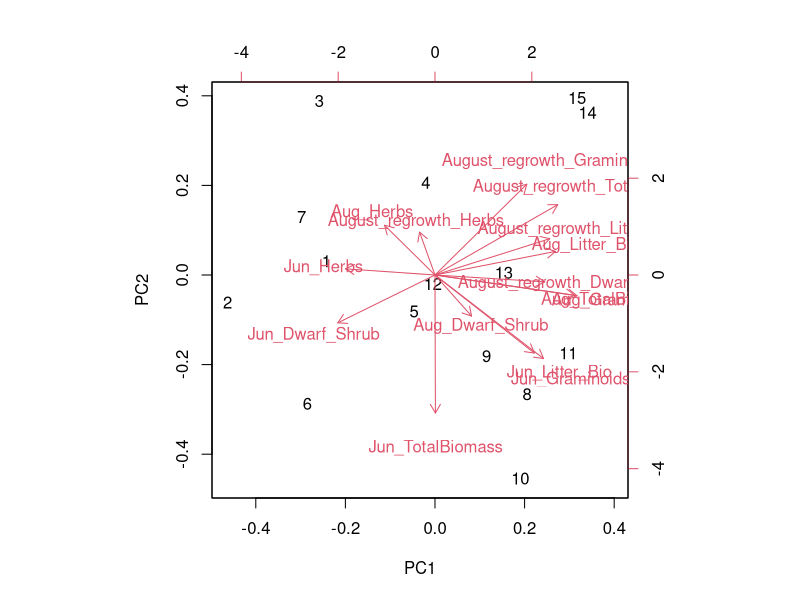
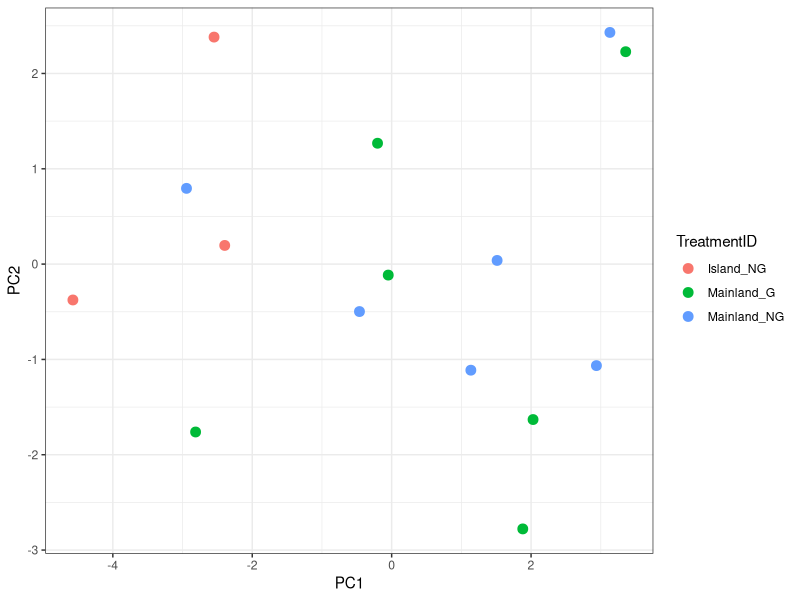
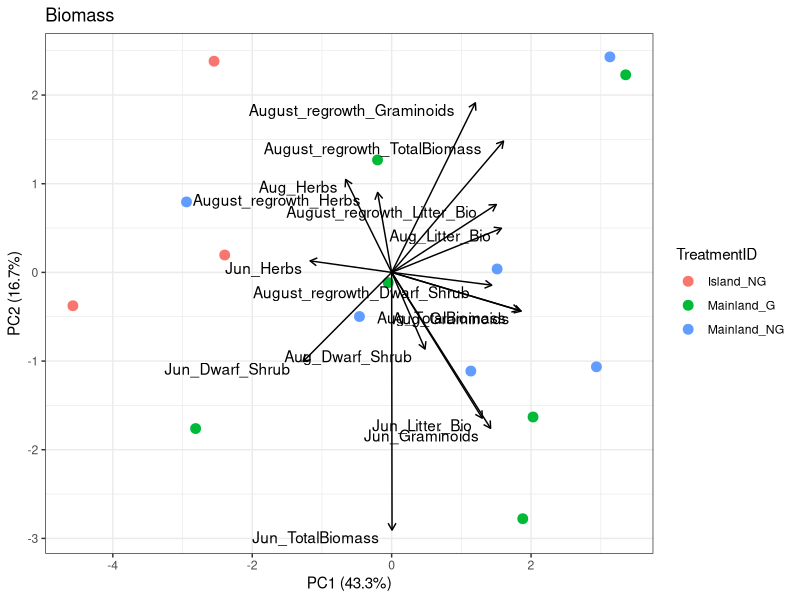
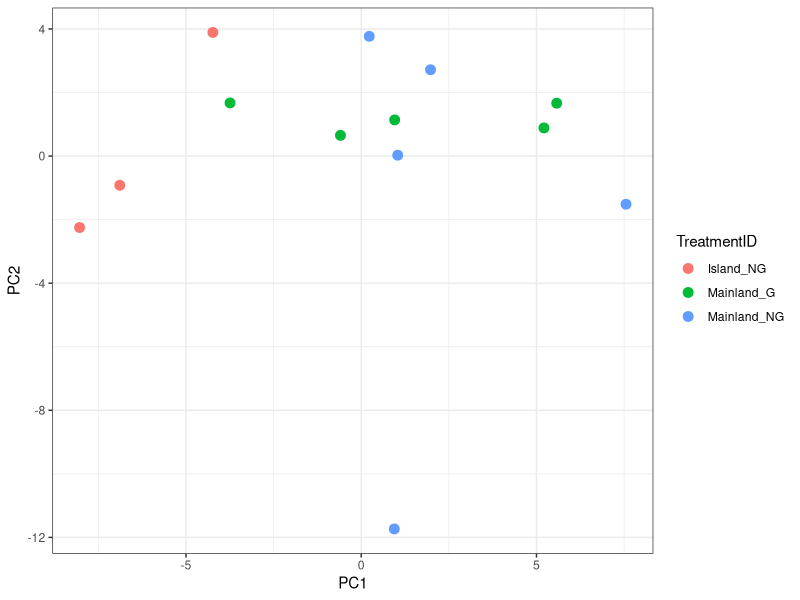
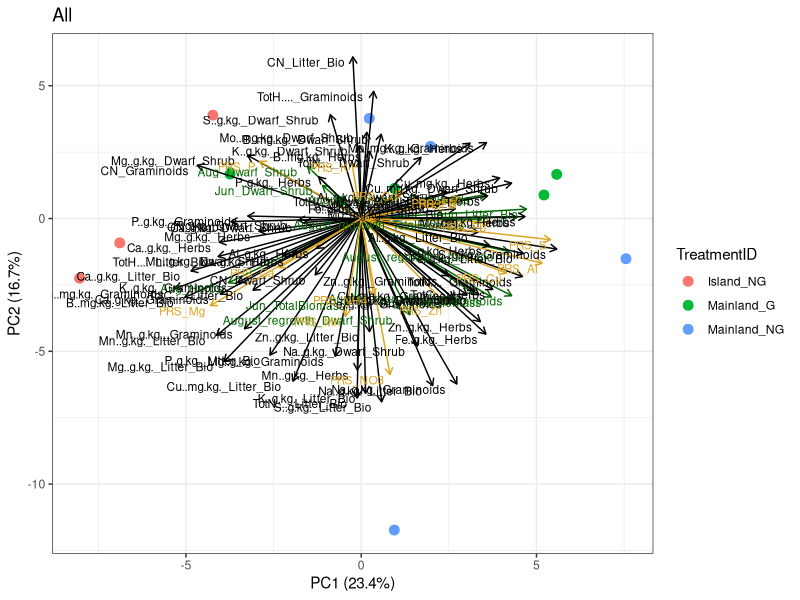

R code for these plots, in order:
#Ordination of biomass and nutrient data

rm(list=ls())

library(tidyr)
library(dplyr)
library(ggplot2)
library(vegan)

#Load data
setesdal_prsplant<-read.csv("data/combined_wide_dataset.csv",header=TRUE)

names(setesdal_prsplant)
#PCA on all biomass
setesdal_ord_biomass<-setesdal_prsplant[,4:18]
#Drop rows with some NAs (will exclude all plots without PRS etc)
setesdal_ord_biomass_complete<-na.omit(setesdal_ord_biomass)


pca <- prcomp(setesdal_ord_biomass_complete, scale. = TRUE)
biplot(pca)

scores <- as.data.frame(pca$x)
scores$TreatmentID <- setesdal_prsplant$TreatmentID[complete.cases(setesdal_prsplant[, names(setesdal_ord_biomass_complete)])]

ggplot(scores, aes(PC1, PC2, color = TreatmentID)) +
  geom_point(size = 3) +
  theme_bw()

loadings <- as.data.frame(pca$rotation)
loadings$Variable <- rownames(loadings)

# Scale arrows (important!)
arrow_scale <- 5

percentVar <- round(100 * (pca$sdev^2 / sum(pca$sdev^2)), 1)

ggplot(scores, aes(PC1, PC2, color = TreatmentID)) +
  geom_point(size = 3) +
  
  geom_segment(data = loadings,
               aes(x = 0, y = 0,
                   xend = PC1 * arrow_scale,
                   yend = PC2 * arrow_scale),
               arrow = arrow(length = unit(0.2, "cm")),
               inherit.aes = FALSE) +
  
  geom_text(data = loadings,
            aes(x = PC1 * arrow_scale,
                y = PC2 * arrow_scale,
                label = Variable),
            inherit.aes = FALSE,
            hjust = 1.1,
            vjust = 1.1) +
  ggtitle("Biomass")+
  xlab(paste0("PC1 (", percentVar[1], "%)")) +  ylab(paste0("PC2 (", percentVar[2], "%)"))+
  theme_bw()



setesdal_ord_All<-setesdal_prsplant[,4:ncol(setesdal_prsplant)]
setesdal_ord_All<- setesdal_ord_All %>% select(-PlotID)
#Drop rows with some NAs (will exclude all plots without PRS etc)
setesdal_mean_complete<-na.omit(setesdal_ord_All)

pcaM <- prcomp(setesdal_mean_complete[,4:ncol(setesdal_mean_complete)], scale. = TRUE)

scoresM <- as.data.frame(pcaM$x)
scoresM$TreatmentID <- setesdal_prsplant$TreatmentID[complete.cases(setesdal_prsplant[, names(setesdal_mean_complete)])]

ggplot(scoresM, aes(PC1, PC2, color = TreatmentID)) +
  geom_point(size = 3) +
  theme_bw()

loadingsM <- as.data.frame(pcaM$rotation)
loadingsM$Variable <- rownames(loadingsM)

# Scale arrows (important!)
arrow_scale <- 30

percentVarM <- round(100 * (pcaM$sdev^2 / sum(pcaM$sdev^2)), 1)

ggplot(scoresM, aes(PC1, PC2)) +
  geom_point(aes(color = TreatmentID), size = 3) +
  
  geom_segment(
    data = loadingsM,
    aes(x = 0, y = 0,
        xend = PC1 * arrow_scale,
        yend = PC2 * arrow_scale),
    color = ifelse(grepl("Jun|Aug", loadingsM$Variable), "darkgreen",
                   ifelse(grepl("prs", loadingsM$Variable, ignore.case = TRUE),
                          "goldenrod", "black")),
    arrow = arrow(length = unit(0.2, "cm")),
    inherit.aes = FALSE
  ) +
  
  geom_text(
    data = loadingsM,
    aes(
      x = PC1 * arrow_scale,
      y = PC2 * arrow_scale,
      label = Variable
    ),
    color = ifelse(grepl("Jun|Aug", loadingsM$Variable), "darkgreen",
                   ifelse(grepl("prs", loadingsM$Variable, ignore.case = TRUE),
                          "goldenrod", "black")),
    inherit.aes = FALSE,
    hjust = 1.1,
    vjust = 1.1,
    size = 3
  ) +
  
  ggtitle("All") +
  xlab(paste0("PC1 (", percentVarM[1], "%)")) +
  ylab(paste0("PC2 (", percentVarM[2], "%)")) +
  theme_bw()
